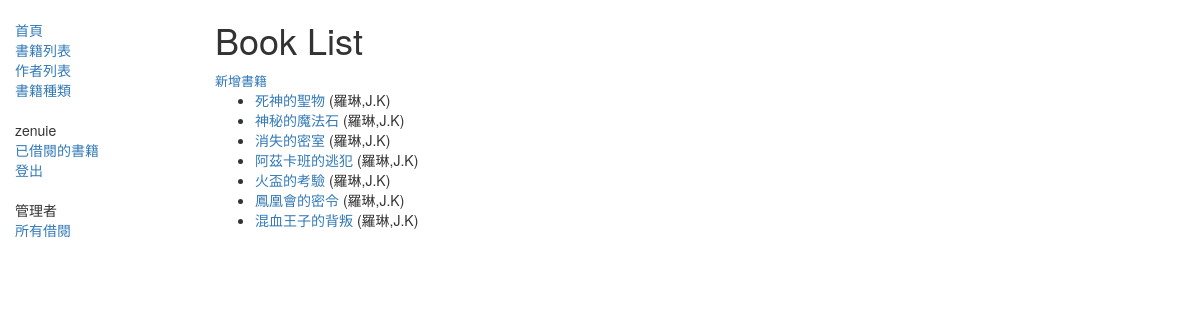
Page /catalog/books/ (signed in) on the committed database.
### catalog/models.py (models this page shows, shortened)
class Book(models.Model):
    title = models.CharField(max_length=200)
    author = models.ForeignKey('Author', on_delete=models.SET_NULL, null=True)
    summary = models.TextField(max_length=1000, help_text='Enter a brief description of the book')
    isbn = models.CharField('ISBN', max_length=13,
                            help_text='13 Character <a href="https://www.isbn-international.org/content/what-isbn'
                                      '">ISBN number</a>')
    genre = models.ManyToManyField(Genre, help_text='Select a genre for this book')
    def display_genre(self):
        '''Create a string for the Genre. This is required to display genre in Admin.'''
        return ', '.join(genre.name for genre in self.genre.all()[:3])
    display_genre.short_description = 'Genre'
    language = models.ForeignKey('Language', on_delete=models.SET_NULL, null=True)
    def get_absolute_url(self):
        return reverse('book-detail', args=[str(self.id)])

class Author(models.Model):
    first_name = models.CharField('名字', max_length=100)
    last_name = models.CharField('姓氏', max_length=100)
    data_of_birth = models.DateField('出生', null=True, blank=True)
    data_of_death = models.DateField('逝世', null=True, blank=True)
    class Meta:
        ordering = ['last_name', 'first_name']
    def __str__(self):
        return f'{self.last_name},{self.first_name}'

### catalog/views.py (the view)
# urls.py: path('books/', views.BookListView.as_view(), name='books'),
class BookListView(LoginRequiredMixin, generic.ListView):
    model = Book
    paginate_by = 10
    def get_queryset(self):
        return Book.objects.filter(title__icontains='')
    template_name = 'book_list.html'
    def get_context_data(self, *, object_list=None, **kwargs):
        context = super(BookListView, self).get_context_data(**kwargs)
        context['some_data'] = 'This is just some data'
        return context

### templates/book_list.html
{% extends "base_generic.html" %}
{% block content %}
    <h1>Book List</h1>
    <font size="2"><a href="{% url 'book-create' %}">新增書籍</a> </font>
    {% if book_list %}
        <ul>
            {% for book in book_list %}
                <li>
                    <a href="{{ book.get_absolute_url }}">{{ book.title }}</a> ({{ book.author }})
                </li>
            {% endfor %}
        </ul>
    {% else %}
        <p>There are no books in the library.</p>
    {% endif %}
{% endblock %}

### templates/base_generic.html (shortened to what this page needs)
<!DOCTYPE html>
<html lang="en">
<head>
    <link rel="stylesheet" href="https://maxcdn.bootstrapcdn.com/bootstrap/3.3.7/css/bootstrap.min.css">
    {% load static %}
    <link rel="stylesheet" href="{% static 'css/styles.css' %}">
</head>
<body>
<div class="container-fluid">
    <div class="row">
        <div class="col-sm-2">
            {% block sidebar %}
            <ul class="sidebar-nav">
                <li><a href="{% url 'index' %}">首頁</a></li>
                <li><a href="{% url 'books' %}">書籍列表</a></li>
                <li><a href="{% url 'authors' %}">作者列表</a></li>
                <li><a href="">書籍種類</a></li>
                <br/>
                {% if user.is_authenticated %}
                <li>{{ user.get_username }}</li>
                <li><a href="{% url 'my-borrowed' %}">已借閱的書籍</a></li>
                <li><a href="{% url 'logout' %}?next={{ request.path }}">登出</a></li>
                {% endif %}
                {% if user.is_staff %}
                <br/>
                <li>管理者</li>
                <li><a href="{% url 'all-borrowed' %}">所有借閱</a></li>
                {% endif %}
            </ul>
            {% endblock %}
        </div>
        <div class="col-sm-10">
            {% block content %}{% endblock %}
        </div>
    </div>
</div>
</body>
</html>

### catalog/static/css/styles.css (style rules this page uses)
.sidebar-nav { margin-top: 20px; padding: 0; list-style: none; }

### rows in the picture
Book: title "死神的聖物", author "羅琳,J.K"
Book: title "神秘的魔法石", author "羅琳,J.K"
Book: title "消失的密室", author "羅琳,J.K"
Book: title "阿茲卡班的逃犯", author "羅琳,J.K"
Book: title "火盃的考驗", author "羅琳,J.K"
Book: title "鳳凰會的密令", author "羅琳,J.K"
Book: title "混血王子的背叛", author "羅琳,J.K"

### other values in the picture
{{ user.get_username }} "zenuie"
